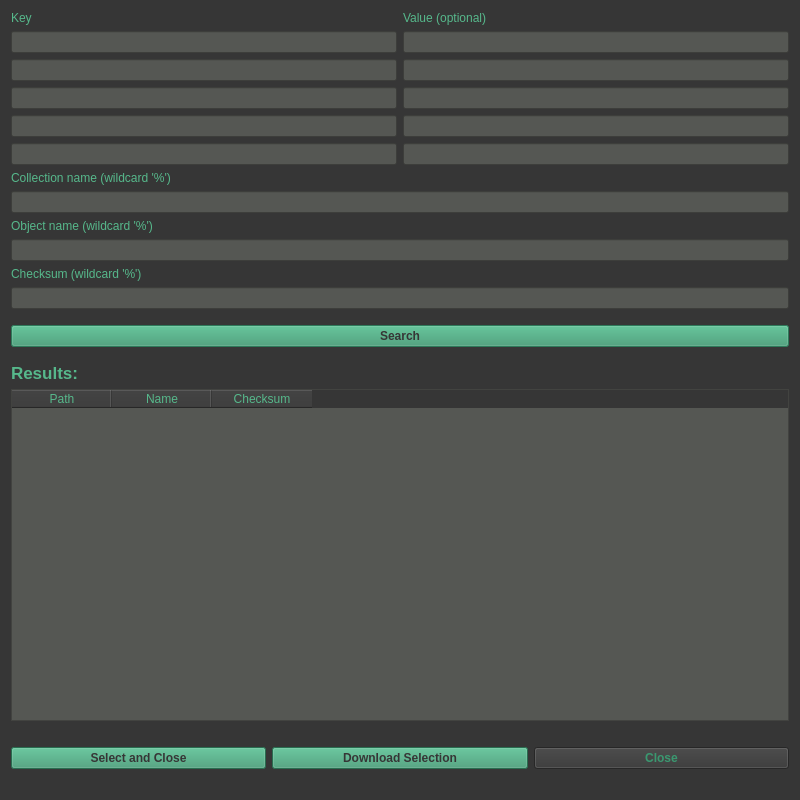
<?xml version="1.0" encoding="UTF-8"?>
<ui version="4.0">
 <class>searchDialog</class>
 <widget class="QDialog" name="searchDialog">
  <property name="geometry">
   <rect>
    <x>0</x>
    <y>0</y>
    <width>800</width>
    <height>800</height>
   </rect>
  </property>
  <property name="minimumSize">
   <size>
    <width>800</width>
    <height>800</height>
   </size>
  </property>
  <property name="windowTitle">
   <string>Dialog</string>
  </property>
  <property name="styleSheet">
   <string notr="true">QWidget
{
	color: rgb(86, 184, 139);
	background-color: rgb(54, 54, 54);
	selection-background-color: rgb(58, 152, 112);
}

QTableWidget
{
background-color: rgb(85, 87, 83);
selection-background-color: rgb(58, 152, 112);
}

QLineEdit
{
background-color: rgb(85, 87, 83);
}

QPushButton:disabled{
	background-color: rgb(136, 138, 133);
}

QPushButton#downloadButton, QPushButton#selectSearchButton, QPushButton#startSearchButton
{
	color: rgb(54, 54, 54);
	background-color: rgb(58, 152, 112);
}

QPushButton#searchExitButton
{
color: rgb(58, 152, 112);
background-color: rgb(54, 54, 54);
}

QLabel#errorLabel
{
	color: rgb(217, 174, 23);
}
</string>
  </property>
  <layout class="QVBoxLayout" name="verticalLayout_2">
   <item>
    <layout class="QGridLayout" name="gridLayout">
     <item row="7" column="1">
      <widget class="QLineEdit" name="val5"/>
     </item>
     <item row="6" column="0">
      <widget class="QLineEdit" name="key4">
       <property name="styleSheet">
        <string notr="true"/>
       </property>
      </widget>
     </item>
     <item row="3" column="0">
      <widget class="QLineEdit" name="key1">
       <property name="styleSheet">
        <string notr="true"/>
       </property>
      </widget>
     </item>
     <item row="6" column="1">
      <widget class="QLineEdit" name="val4"/>
     </item>
     <item row="7" column="0">
      <widget class="QLineEdit" name="key5">
       <property name="styleSheet">
        <string notr="true"/>
       </property>
      </widget>
     </item>
     <item row="2" column="1">
      <widget class="QLabel" name="label_4">
       <property name="text">
        <string>Value (optional)</string>
       </property>
      </widget>
     </item>
     <item row="3" column="1">
      <widget class="QLineEdit" name="val1"/>
     </item>
     <item row="4" column="0">
      <widget class="QLineEdit" name="key2">
       <property name="styleSheet">
        <string notr="true"/>
       </property>
      </widget>
     </item>
     <item row="4" column="1">
      <widget class="QLineEdit" name="val2"/>
     </item>
     <item row="5" column="0">
      <widget class="QLineEdit" name="key3">
       <property name="styleSheet">
        <string notr="true"/>
       </property>
       <property name="text">
        <string/>
       </property>
      </widget>
     </item>
     <item row="5" column="1">
      <widget class="QLineEdit" name="val3"/>
     </item>
     <item row="2" column="0">
      <widget class="QLabel" name="label_3">
       <property name="text">
        <string>Key</string>
       </property>
      </widget>
     </item>
    </layout>
   </item>
   <item>
    <widget class="QLabel" name="label_2">
     <property name="text">
      <string>Collection name (wildcard '%')</string>
     </property>
    </widget>
   </item>
   <item>
    <widget class="QLineEdit" name="pathPattern">
     <property name="styleSheet">
      <string notr="true"/>
     </property>
     <property name="text">
      <string/>
     </property>
    </widget>
   </item>
   <item>
    <widget class="QLabel" name="label">
     <property name="text">
      <string>Object name (wildcard '%')</string>
     </property>
    </widget>
   </item>
   <item>
    <widget class="QLineEdit" name="objPattern">
     <property name="styleSheet">
      <string notr="true"/>
     </property>
    </widget>
   </item>
   <item>
    <widget class="QLabel" name="label_5">
     <property name="text">
      <string>Checksum (wildcard '%')</string>
     </property>
    </widget>
   </item>
   <item>
    <widget class="QLineEdit" name="checksumPattern">
     <property name="styleSheet">
      <string notr="true"/>
     </property>
     <property name="text">
      <string/>
     </property>
    </widget>
   </item>
   <item>
    <spacer name="verticalSpacer_2">
     <property name="orientation">
      <enum>Qt::Vertical</enum>
     </property>
     <property name="sizeType">
      <enum>QSizePolicy::Minimum</enum>
     </property>
     <property name="sizeHint" stdset="0">
      <size>
       <width>20</width>
       <height>10</height>
      </size>
     </property>
    </spacer>
   </item>
   <item>
    <widget class="QPushButton" name="startSearchButton">
     <property name="font">
      <font>
       <weight>75</weight>
       <bold>true</bold>
      </font>
     </property>
     <property name="styleSheet">
      <string notr="true"/>
     </property>
     <property name="text">
      <string>Search</string>
     </property>
     <property name="default">
      <bool>true</bool>
     </property>
    </widget>
   </item>
   <item>
    <spacer name="verticalSpacer_3">
     <property name="orientation">
      <enum>Qt::Vertical</enum>
     </property>
     <property name="sizeType">
      <enum>QSizePolicy::Minimum</enum>
     </property>
     <property name="sizeHint" stdset="0">
      <size>
       <width>20</width>
       <height>10</height>
      </size>
     </property>
    </spacer>
   </item>
   <item>
    <layout class="QVBoxLayout" name="verticalLayout">
     <item>
      <layout class="QHBoxLayout" name="horizontalLayout">
       <item>
        <widget class="QLabel" name="label_6">
         <property name="font">
          <font>
           <pointsize>13</pointsize>
           <weight>75</weight>
           <bold>true</bold>
          </font>
         </property>
         <property name="text">
          <string>Results:</string>
         </property>
        </widget>
       </item>
      </layout>
     </item>
     <item>
      <widget class="QTableWidget" name="searchResultTable">
       <property name="styleSheet">
        <string notr="true"/>
       </property>
       <property name="sizeAdjustPolicy">
        <enum>QAbstractScrollArea::AdjustToContents</enum>
       </property>
       <property name="editTriggers">
        <set>QAbstractItemView::NoEditTriggers</set>
       </property>
       <property name="selectionMode">
        <enum>QAbstractItemView::MultiSelection</enum>
       </property>
       <property name="selectionBehavior">
        <enum>QAbstractItemView::SelectRows</enum>
       </property>
       <column>
        <property name="text">
         <string>Path</string>
        </property>
       </column>
       <column>
        <property name="text">
         <string>Name</string>
        </property>
       </column>
       <column>
        <property name="text">
         <string>Checksum</string>
        </property>
       </column>
      </widget>
     </item>
     <item>
      <spacer name="verticalSpacer_4">
       <property name="orientation">
        <enum>Qt::Vertical</enum>
       </property>
       <property name="sizeType">
        <enum>QSizePolicy::Minimum</enum>
       </property>
       <property name="sizeHint" stdset="0">
        <size>
         <width>20</width>
         <height>20</height>
        </size>
       </property>
      </spacer>
     </item>
     <item>
      <layout class="QHBoxLayout" name="horizontalLayout_2">
       <item>
        <widget class="QPushButton" name="selectSearchButton">
         <property name="font">
          <font>
           <weight>75</weight>
           <bold>true</bold>
          </font>
         </property>
         <property name="styleSheet">
          <string notr="true"/>
         </property>
         <property name="text">
          <string>Select and Close</string>
         </property>
        </widget>
       </item>
       <item>
        <widget class="QPushButton" name="downloadButton">
         <property name="font">
          <font>
           <weight>75</weight>
           <bold>true</bold>
          </font>
         </property>
         <property name="styleSheet">
          <string notr="true"/>
         </property>
         <property name="text">
          <string>Download Selection</string>
         </property>
        </widget>
       </item>
       <item>
        <widget class="QPushButton" name="searchExitButton">
         <property name="font">
          <font>
           <weight>75</weight>
           <bold>true</bold>
          </font>
         </property>
         <property name="styleSheet">
          <string notr="true"/>
         </property>
         <property name="text">
          <string>Close</string>
         </property>
        </widget>
       </item>
      </layout>
     </item>
    </layout>
   </item>
   <item>
    <widget class="QLabel" name="errorLabel">
     <property name="text">
      <string/>
     </property>
    </widget>
   </item>
  </layout>
 </widget>
 <resources/>
 <connections/>
</ui>
